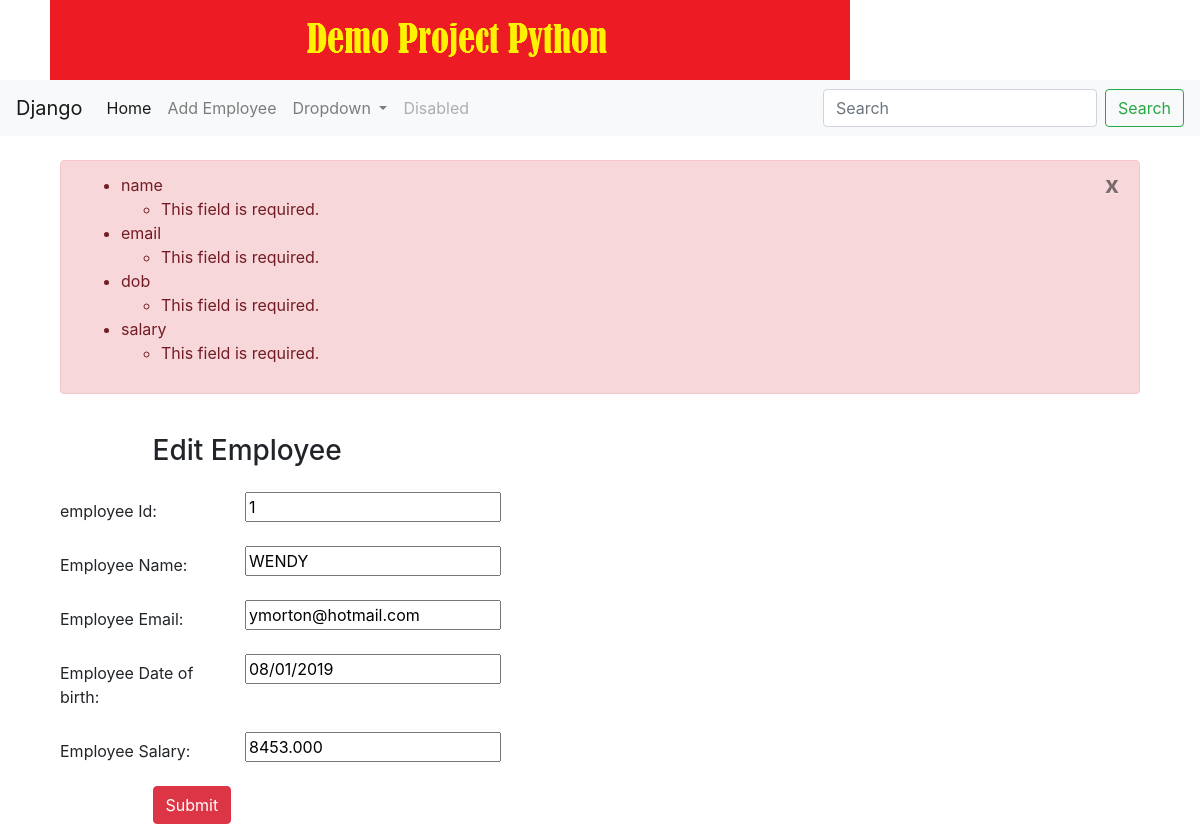
Screenshot of /update/1 with the database file from the repository.
### less4App/models.py (models this page shows, shortened)
class Employee(models.Model):
    id = models.AutoField(primary_key=True)
    name = models.CharField("Employee Name", max_length=100)
    email = models.EmailField("Email Address", max_length=100)
    dob = models.DateTimeField("Date of Birth")
    salary = models.FloatField("Basic Salary")
    class Meta:
        db_table = "employees"

### less4App/views.py (the view)
# urls.py: path('update/<int:id>',views.update),
def update(request, id):
    employee = Employee.objects.get(id=id)
    form = EmployeeForm(request.POST,request.FILES,instance=employee)
    if form.is_valid():
        try:
            form.save()
            messages.error(request,'Updated Successfully')
            return redirect('/')
        except:
            pass
    else:
        messages.error(request,form.errors)
    return render(request,'edit.html',{'employee':employee,'form':form})

### less4App/forms.py
class EmployeeForm(forms.ModelForm):
    class Meta:
        model = Employee
        fields = "__all__"
        widgets = {
                'dob'   : forms.DateInput(attrs={'class':'form-control datepicker1'}),
                'name'  : forms.TextInput(attrs={'class': 'form-control'}),
                'email' : forms.TextInput(attrs={'class': 'form-control','placeholder': 'Email Address'}),
                'salary': forms.TextInput(attrs={'class': 'form-control'}),
        }

### templates/edit.html (shortened to what this page needs)
{% extends 'base.html'%}
{% block content %}
    <form  class="post-form" action="/update/{{employee.id}}" method="POST" >
        <div class="container">
    <br>
    <div class="">
      {% for message in messages %}
          <div class="alert alert-danger">
            <a class="close" href="#" data-dismiss="alert">x</a>
            {{ message }}
          </div>
        {% endfor %}
        <br>
        <div class="form-group row">
          <label class="col-sm-1 col-form-label"></label>
          <div class="col-sm-4">
          <h3>Edit Employee</h3>
          </div>
        </div>
        <div class="form-group row">
        <label class="col-sm-2 col-form-label">employee Id:</label>
        <div class="col-sm-4">
          <input type="text" name="id" id="id_id" required maxlength="20" value="{{ employee.id }}"/>
        </div>
      </div>
      <div class="form-group row">
        <label class="col-sm-2 col-form-label">Employee Name:</label>
        <div class="col-sm-4">
          <input type="text" name="name" id="name" required maxlength="20" value="{{ employee.name | upper }}"/>
        </div>
      </div>
        <div class="form-group row">
        <label class="col-sm-2 col-form-label">Employee Email:</label>
        <div class="col-sm-4">
            <input type="text" name="email" id="email" required maxlength="20" value="{{ employee.email }}"/>
        </div>
      </div>
        <div class="form-group row">
        <label class="col-sm-2 col-form-label">Employee Date of birth:</label>
        <div class="col-sm-4">
            <input type="text" name="dob" id="dob" required maxlength="20" value="{{ employee.dob | date:"m/d/Y"}}"/>
        </div>
      </div>
      <div class="form-group row">
    <label class="col-sm-2 col-form-label">Employee Salary:</label>
    <div class="col-sm-4">
        <input type="text" name="salary" id="salary" required maxlength="200" value="{{ employee.salary | floatformat:"3"}}"/>
    </div>
  </div>
        <div class="form-group row">
        <label class="col-sm-1 col-form-label"></label>
        <div class="col-sm-4">
        <button type="submit" class="btn btn-danger">Submit</button>
        </div>
      </div>
        </div>
    </form>
    {% endblock %}

### rows the page displays
Employee: id "1", name "WENDY", email "ymorton@hotmail.com", dob "08/01/2019", salary "8453.000"

### other values shown
{{ message }} "name This field is required. email This field is required. dob This field is required. salary This field is required."
